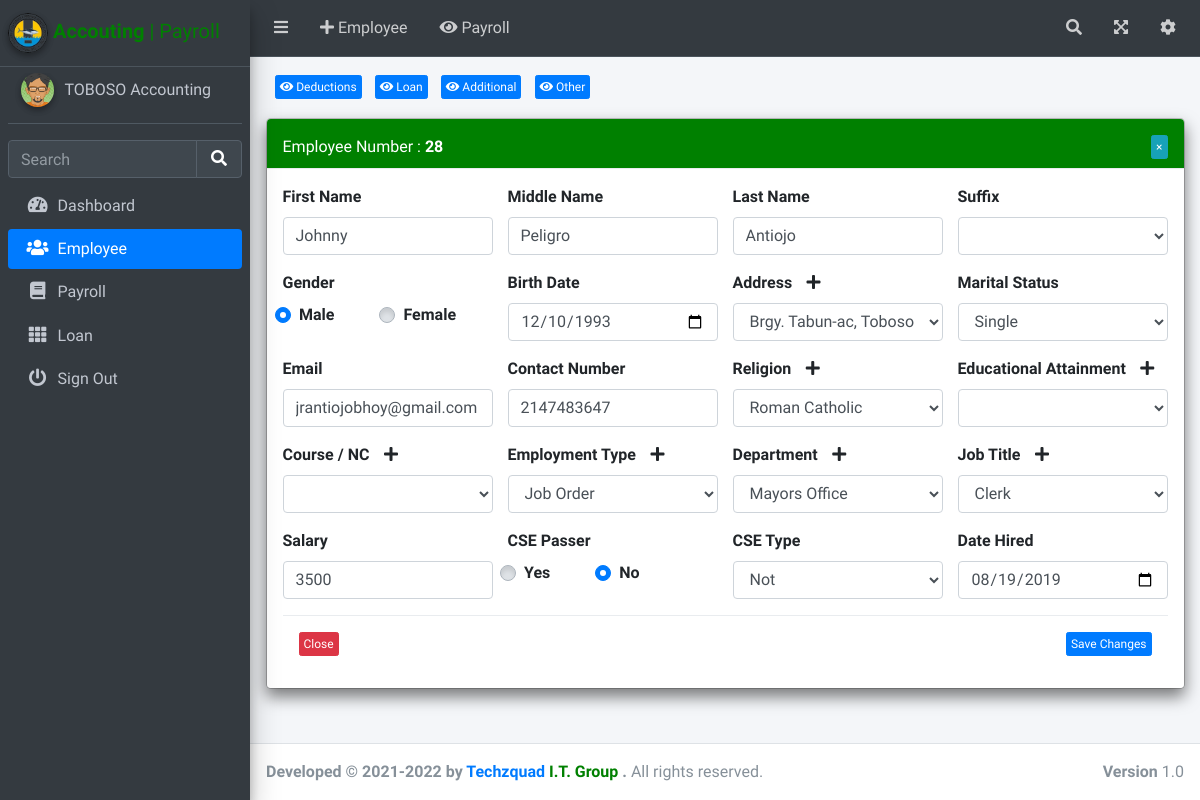
/Employee/ViewEmployee?id=28 (signed in), run on the app's committed database.
### tables this page shows
CREATE TABLE `settings` (
  `s_id` int(15) NOT NULL,
  `settings` varchar(35) NOT NULL
);

CREATE TABLE `employee` (
  `e_id` int(15) NOT NULL,
  `first_name` varchar(25) NOT NULL,
  `middle_name` varchar(25) NOT NULL,
  `last_name` varchar(25) NOT NULL,
  `suffix` varchar(5) NOT NULL,
  `gender` varchar(6) NOT NULL,
  `birth_date` date NOT NULL,
  `addres` varchar(60) NOT NULL,
  `stat` varchar(20) NOT NULL,
  `email` varchar(40) NOT NULL,
  `contact` int(16) NOT NULL,
  `religion` varchar(30) NOT NULL,
  `educational_attainment` varchar(30) NOT NULL,
  `course` varchar(50) NOT NULL,
  `employee_type` varchar(20) NOT NULL,
  `department` varchar(50) NOT NULL,
  `job_title` varchar(50) NOT NULL,
  `salary` int(12) NOT NULL,
  `cse` varchar(3) NOT NULL,
  `cse_type` varchar(30) NOT NULL,
  `hired` date NOT NULL,
  `created` timestamp NOT NULL DEFAULT CURRENT_TIMESTAMP
);

CREATE TABLE `addres` (
  `a_id` int(15) NOT NULL,
  `addres` varchar(50) NOT NULL,
  `created` datetime NOT NULL DEFAULT CURRENT_TIMESTAMP
);

CREATE TABLE `religion` (
  `r_id` int(15) NOT NULL,
  `religion` varchar(35) NOT NULL
);

CREATE TABLE `employee_type` (
  `e_id` int(15) NOT NULL,
  `emp_type` varchar(25) NOT NULL
);

CREATE TABLE `department` (
  `d_id` int(15) NOT NULL,
  `department` varchar(40) NOT NULL
);

CREATE TABLE `job` (
  `j_id` int(15) NOT NULL,
  `job` varchar(35) NOT NULL
);

### Employee/ViewEmployee.php (called while the page is built, shortened)
<?php include '../includes/header.php';?>
<?php include '../includes/sideBar.php';?>
<?php include '../includes/functions.php';?>
<?php include '../includes/phpSource/viewEmployeeData.php';?>
<?php include 'viewEmployeeRecord.php';?>
<?php include '../includes/footer.php';?>
<?php include '../includes/footerScripts.php';?>

### includes/phpSource/viewEmployeeData.php (called while the page is built, shortened)
<?php
$id  = $_GET['id'];
$View  = "SELECT a.e_id,a.first_name,a.middle_name,a.last_name,a.suffix,a.gender,a.birth_date,b.addres, stat,email,contact,r.religion,f.education,g.course,e.emp_type,c.department,d.job,salary,cse,cse_type,hired
FROM employee a
JOIN addres b ON a.addres = b.a_id
LEFT JOIN department c on a.department = c.d_id
LEFT JOIN job d on a.job_title = d.j_id
LEFT JOIN employee_type e on a.employee_type = e.e_id
LEFT JOIN religion r on a.religion = r.r_id
LEFT JOIN education f on a.educational_attainment = f.education
LEFT JOIN course g on a.course = g.course WHERE a.e_id = $id";
$qry = $con->prepare($View);
$qry->execute();
$qry->bind_result($e_id,$first_name,$middle_name,$last_name,$suffix,$gender,$bdate,$addres,$stat,$email,$contact,$religion,$education,$course,$emp_type,$department,$job,$salary,$cse,$cse_type,$hired);
?>

### Employee/viewEmployeeRecord.php (the view, shortened to what this page needs)
<div class="content-wrapper">
  <section class="content">
      <div class="container-fluid">
      <?php
        $settings = "SELECT * FROM settings ORDER BY s_id ASC";
        $result = mysqli_query($con, $settings);
        if (mysqli_num_rows($result)> 0 )
        {
           while($row = mysqli_fetch_assoc($result)) {
             echo '<a href="viewSettings?id='.$e_id.'&e_id='.$row['s_id'].'"><button style="margin-left:1%;margin-top:2%;margin-bottom:2%" class="btn btn-xs btn-primary">
                  <i class="fas fa-eye"></i> '.$row['settings'].'
                  </button></a> ';
        }}
        ?>
        <br><div class="row">
          <div class="col-12">
          <div class="modal-content">
            <div class="modal-header">
              <h6 class="modal-title">Employee Number : <b><?php echo $e_id;?></b></h6>
              <button type="button" onclick="returnIndex()" class="btn btn-xs btn-info" aria-label="Close">
                <span aria-hidden="true">&times;</span>
              </button>
            </div>
            <form action="" method="post">
            <div class="modal-body">
            <div class="row">
                <?php
                inputTextData('First Name','text',$first_name,'fname','fname');
                ?>
                <div class="col-sm-3">
                <div class="form-group">
                        <label>Suffix</label>
                        <select class="form-control" type="text" name="suffix"  id="suffix">
                        <option value="<?php echo $suffix;?>"><?php echo $suffix;?></option>
                        <option value=""></option>
                        </select>
                </div>
                </div>
                <div class="col-sm-3">
                  <div class="form-group">
                   <label>Gender</label>
                    <div class="row">
                     <div class="custom-control custom-radio">
                          <label for="customRadio1" class="custom-control-label">Male</label>
                     </div>
                     <div class="custom-control custom-radio" style="margin-left:20%">
                          <label for="customRadio2" class="custom-control-label">Female</label>
                     </div>
                     </div>
                  </div>
                </div>
                <div class="col-sm-3">
                  <div class="form-group">
                    <label for="exampleInputText">Address</label>
                    <i style="margin-left:5%" class="fa fa-plus" data-toggle="modal" data-target="#address"></i>
                    <select class="form-control" type="text" name="addres"  id="addres">
                    <option value="<?php echo $addres;?>"><?php echo $addres;?></option>
                    </select>
                  </div>
                </div>
                <div class="col-sm-3">
                <div class="form-group">
                        <label>Marital Status</label>
                        <select class="form-control" type="text" name="stat"  id="status">
                        <option value="<?php echo $stat;?>"><?php echo $stat;?></option>
                        </select>
                </div>
                </div>
                <div class="col-sm-3">
                  <div class="form-group">
                        <label>Religion</label>
                        <i style="margin-left:5%" class="fa fa-plus" data-toggle="modal" data-target="#addreligion"></i>
                        <select class="form-control" type="text" name="religion"  id="religion">
                        <option value="<?php echo $religion;?>"><?php echo $religion;?></option>
                        </select>
                  </div>
                </div>
                <div class="col-sm-3" id="educ">
                  <div class="form-group">
                        <label>Educational Attainment</label>
                        <i style="margin-left:5%" class="fa fa-plus" data-toggle="modal" data-target="#addEduc"></i>
                        <select class="form-control" type="text" name="education"  id="education">
                        <option value="<?php echo $education;?>"><?php echo $education;?></option>
                        <?php
                        $education = "SELECT education FROM education ORDER BY e_id ASC";
                        $result = mysqli_query($con, $education);
                        if (mysqli_num_rows($result)> 0 )
                        {
                           while($row = mysqli_fetch_assoc($result)) {
                             echo '
                             <option value="'.$row['e_id'].'">'.$row['education'].'</option>
                            '  ;
                        }}
                        ?>
                        </select>
                  </div>
                </div>
                <div class="col-sm-3" id="courses">
                  <div class="form-group">
                        <label>Course  / NC</label>
                        <i style="margin-left:5%" class="fa fa-plus" data-toggle="modal" data-target="#addCourse"></i>
                        <select class="form-control" type="text" name="course"  id="course">
                        <option value="<?php echo $course;?>"><?php echo $course;?></option>
                        <?php
                        $course = "SELECT course FROM course ORDER BY course ASC";
                        $result = mysqli_query($con, $course);
                        if (mysqli_num_rows($result)> 0 )
                        {
                           while($row = mysqli_fetch_assoc($result)) {
                             echo '
                             <option value="'.$row['c_id'].'">'.$row['course'].'</option>
                            '  ;
                        }}
                        ?>
                        </select>
                  </div>
                </div>
                 <div class="col-sm-3">
                  <div class="form-group">
                        <label>Employment Type</label>
                        <i style="margin-left:5%" class="fa fa-plus" data-toggle="modal" data-target="#addEmpType"></i>
                        <select class="form-control" type="text" name="emp_type"  id="emp_type">
                        <option value="<?php echo $emp_type;?>"><?php echo $emp_type;?></option>
                        </select>
                  </div>
                </div>
                <div class="col-sm-3">
                  <div class="form-group">
                        <label>Department</label>
                        <i style="margin-left:5%" class="fa fa-plus" data-toggle="modal" data-target="#Department"></i>
                        <select class="form-control" type="text" name="department"  id="department">
                        <option value="<?php echo $department;?>"><?php echo $department;?></option>
                        </select>
                  </div>
                </div>
                <div class="col-sm-3">
                  <div class="form-group">
                        <label>Job Title</label>
                        <i style="margin-left:5%" class="fa fa-plus" data-toggle="modal" data-target="#addJob"></i>
                        <select class="form-control" type="text" name="job"  id="job">
                        <option value="<?php echo $job;?>"><?php echo $job;?></option>
                        </select>
                  </div>
                </div>
               <div class="col-sm-3">
                  <div class="form-group">
                   <label>CSE Passer</label>
                    <div class="row">
                     <div class="custom-control custom-radio">
                          <label for="customRadio3" class="custom-control-label">Yes</label>
                     </div>
                     <div class="custom-control custom-radio" style="margin-left:20%">
                          <label for="customRadio4" class="custom-control-label">No</label>
                     </div>
                     </div>
                  </div>
                </div>
                <div class="col-sm-3">
                  <div class="form-group">
                        <label>CSE Type</label>
                        <select class="form-control" type="text" name="cse_type"  id="cse_type">
                        <option value="<?php echo $cse_type;?>"><?php echo $cse_type;?></option>
                        </select>
                  </div>
                </div>
            </div>
            <div class="modal-footer justify-content-between">
              <button type="button" class="btn btn-xs  btn-danger" onclick="returnIndex()" >Close</button>
              <button type="submit" name="addEmp" class="btn btn-xs btn-primary">Save Changes</button>
            </div>
          </div>
        </div>
      </div>
      </div>

### includes/header.php (shortened to what this page needs)
 <?php
  $a=$_SESSION["a_id"];
  $con = new mysqli (H , U , P , D);
  $sql= "SELECT username FROM admin where a_id=$a";
  $qry= $con->prepare($sql);
  $qry->execute();
  $qry->bind_result($username);
?>
  <!DOCTYPE html>
<html lang="en">
<head>
  <link rel="stylesheet" href="../includes/plugins/fontawesome-free/css/all.min.css">
  <link rel="stylesheet" href="../includes/plugins/overlayScrollbars/css/OverlayScrollbars.min.css">
  <link rel="stylesheet" href="../includes/dist/css/adminlte.min.css">
  <link rel="stylesheet" href="../includes/plugins/select2/css/select2.min.css">
  <link href="../includes/sweetalert.css" rel="stylesheet" type="text/css"/>
  <link rel="stylesheet" href="../includes/plugins/datatables-bs4/css/dataTables.bootstrap4.min.css">
  <link rel="stylesheet" href="../includes/plugins/datatables-responsive/css/responsive.bootstrap4.min.css">
  <link rel="stylesheet" href="../includes/plugins/datatables-buttons/css/buttons.bootstrap4.min.css">
</head>
<body class="hold-transition sidebar-mini layout-fixed layout-navbar-fixed layout-footer-fixed">
<div class="wrapper">
  <nav class="main-header navbar navbar-expand navbar-dark">
    <ul class="navbar-nav">
      <li class="nav-item">
        <a class="nav-link" data-widget="pushmenu" href="#" role="button"><i class="fas fa-bars"></i></a>
      </li>
      <li class="nav-item d-none d-sm-inline-block" data-toggle="modal" data-target="#employees">
        <a class="nav-link"><i class="fa fa-plus"></i> Employee</a>
      </li>
      <li class="nav-item d-none d-sm-inline-block">
        <a href="../Harvest/index" class="nav-link"><i class="fa fa-eye"></i> Payroll</a>
      </li>
    </ul>
    <ul class="navbar-nav ml-auto">
      <li class="nav-item">
        <a class="nav-link" data-widget="navbar-search" href="#" role="button">
          <i class="fas fa-search"></i>
        </a>
      </li>
      <li class="nav-item">
        <a class="nav-link" data-widget="fullscreen" href="#" role="button">
          <i class="fas fa-expand-arrows-alt"></i>
        </a>
      </li>
      <li class="nav-item" class="fa fa-plus" data-toggle="modal" data-target="#addSettings">
        <a class="nav-link" data-widget="control-sidebar" data-slide="true" href="#" role="button">
          <i class="fas fa-cog"></i>
        </a>
      </li>
    </ul>
  </nav>
  <aside class="main-sidebar sidebar-dark-primary elevation-4">
    <a href="index3.html" class="brand-link">
          <img src="../includes/dist/img/toboso.png" class="img-circle elevation-2" height="40px">
      <span style="color:green" class="breadcrumb-item"><b>Accouting</b> | Payroll</span>
    </a>
    <div class="sidebar">
      <div class="user-panel mt-3 pb-3 mb-3 d-flex">
        <div class="image">
          <img src="../includes/dist/img/avatar4.png" class="img-circle elevation-2" alt="User Image">
        </div>
        <div class="info">
          <a href="#" class="d-block"><?php echo $username;?></a>
        </div>
      </div>
      <div class="form-inline">
        <div class="input-group" data-widget="sidebar-search">
          <input class="form-control form-control-sidebar" type="search" placeholder="Search" aria-label="Search">
          <div class="input-group-append">
            <button class="btn btn-sidebar">
              <i class="fas fa-search fa-fw"></i>
            </button>
          </div>
        </div>
      </div>

### includes/functions.php (shortened to what this page needs)
<?php
function inputTextData($label,$type,$value,$name,$id){
   echo '<div class="col-sm-3">
   <div class="form-group">
     <label for="exampleInputText">'.$label.'</label>
     <input autocomplete=off  type="'.$type.'" value="'.$value.'" name="'.$name.'" class="form-control" id="'.$id.'" required>
   </div>
 </div>';
};
?>

### includes/header.php (style rules this page uses)
.modal-header { background-color:green;color:white;height:50px }

### data on the page
settings: settings "Deductions"
settings: settings "Loan"
settings: settings "Additional"
settings: settings "Other"
employee: e_id "28", fname "Johnny", mname "Peligro", lname "Antiojo", bdate "12/10/1993", addres "Brgy. Tabun-ac, Toboso", stat "Single", email "jrantiojobhoy@gmail.com", contact "2147483647", religion "Roman Catholic", emp_type "Job Order", department "Mayors Office", job "Clerk", salary "3500", cse_type "Not", hired "08/19/2019"

### other printed values
$username "TOBOSO Accounting"
$label "First Name Middle Name Last Name Birth Date Email Contact Number Salary Date Hired"
